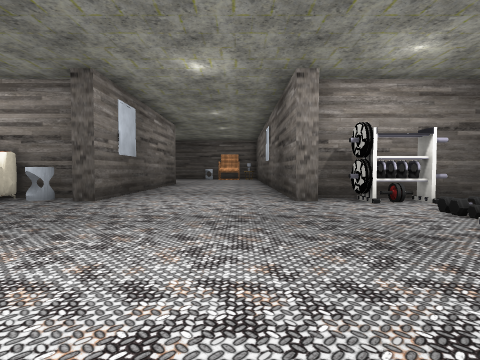
view 1 (above)

16 first-person views from a walk through a 3-D level made in the Unity game engine. The camera is 1.4 m above the floor, tilts 2° down and sees 80° across. The floor is counted in squares, 2 m on a side. Each view is taken from the middle of a square. On the plan, view 1 faces up. The plan holds only what a view shows up to about 10 squares ahead; the rest is blank. The place goes on beyond the plan. Some surface patterns are stand-ins.

view 2
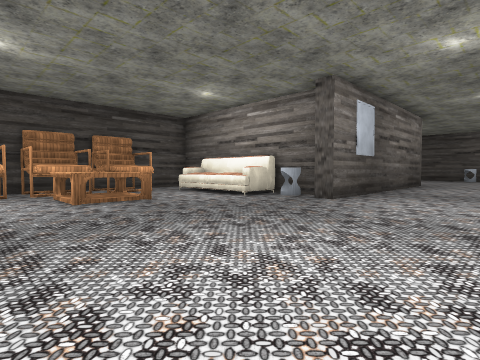

view 3
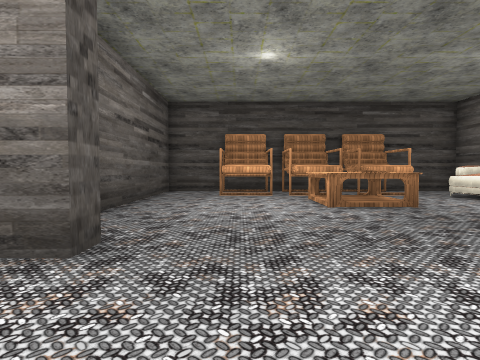

view 4
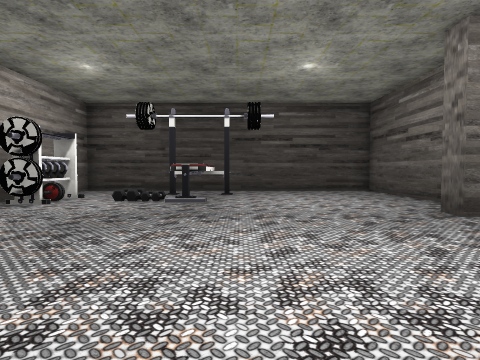

view 5
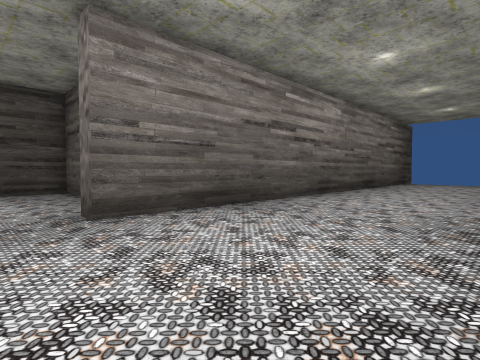

view 6
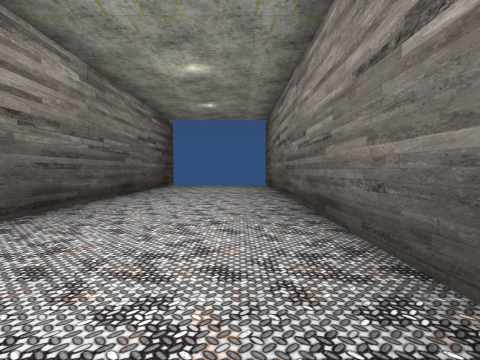

view 7
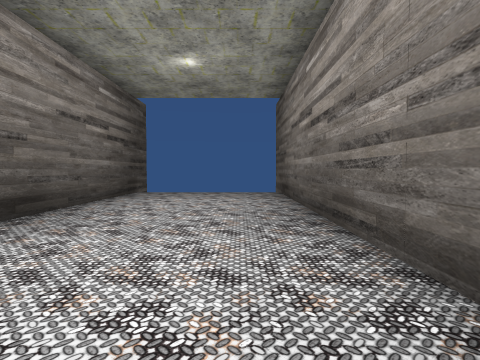

view 8
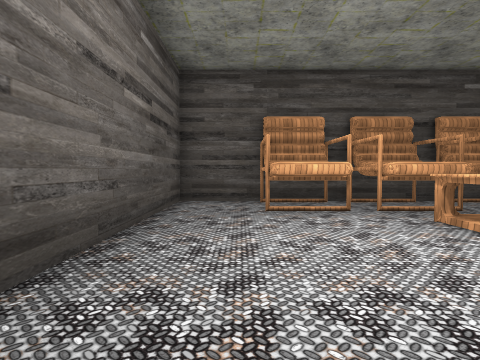

view 9
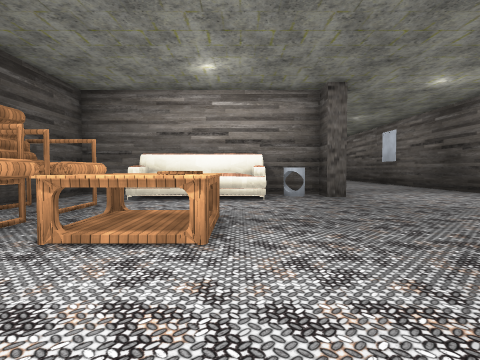

view 10
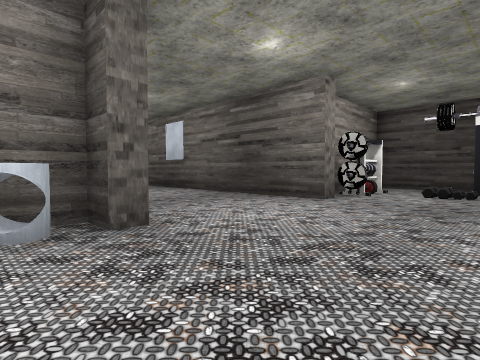

view 11
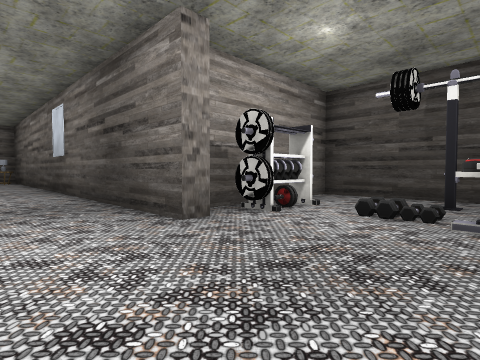

view 12
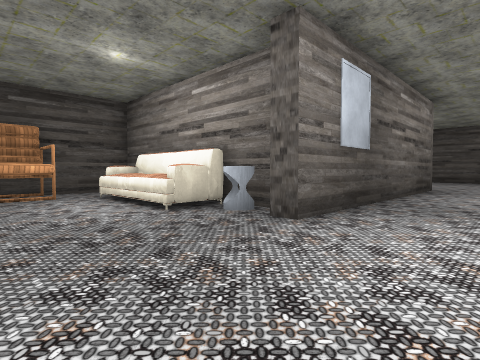

view 13
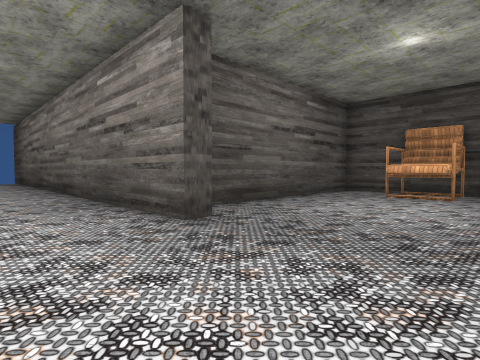

view 14
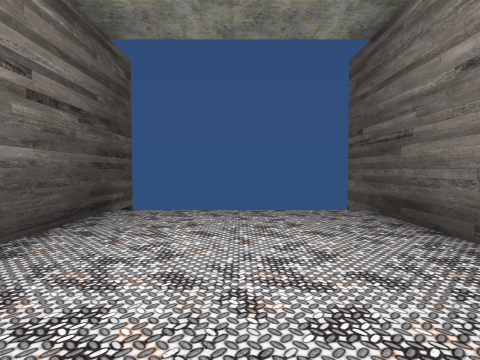

view 15
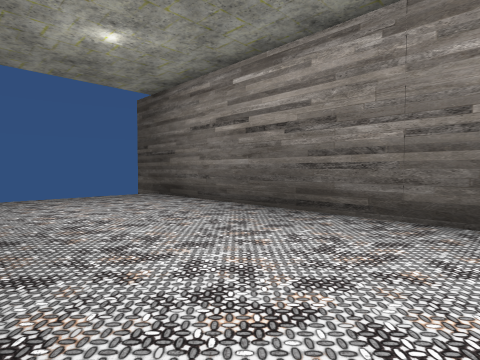

view 16
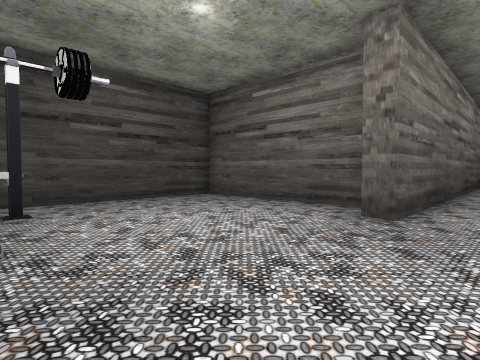

### Floor plan
Points are (right, up) in squares from view 1. A wall is a line through its corners. A room is listed if a view was taken in it or the views show most of it. See-through windows are left out.
Room 1 (views 1, 2, 3, 4, 5, 6, 7, 8, 9, 10, 11, 12, 13, 14, 15, 16)
walls: (-3.8, -1.3) (-3.3, -1.3) (-3.3, -16.5); (2.1, -2.4) (6.6, -2.4) (6.6, 7.1) (1.9, 7.1); (-5.4, 6.4) (-8.4, 6.4) (-8.3, 5.7); (-4.7, 6.9) (-4.9, 6.4); (1.9, 6.4) (1.2, 6.4) (1.2, 11.5); (-5.3, 6.8) (-5.6, 5.6); (-5.4, 6.8) (-5.4, 5.6); (-5.4, 6.9) (-5.2, 5.6) (-8.7, 5.6); (-9, 7.1) (-10.5, 7.1) (-10.5, -2.4) (-4.5, -2.4); (-3.3, 11.5) (-3.3, 6.4) (-3.7, 6.4) (-3.7, 7.1) (-5.8, 7.1); (1.2, -16.5) (1.2, -1.3) (1.8, -1.3)
objects: other object (-10, 0) to (-9, 1); other object (-10, 2) to (-9, 2); other object (-10, 3) to (-9, 4); other object (-8, 2) to (-7, 3); other object (2, 6); other object (3, 3) to (5, 4); other object (3, 5); other object (3, 6); other object (4, 3) to (5, 4); other object (4, 6)

Positions as (right, up) in squares from view 1, and headings:
1: (0, 0), facing up
2: (0, 0), facing up-left
3: (-1, 0), facing left
4: (-3, 2), facing right
5: (-3, 0), facing down-right
6: (-2, -3), facing down
7: (-2, -7), facing down
8: (-4, -1), facing left
9: (-6, -1), facing up
10: (-5, 3), facing up-right
11: (-1, 3), facing up-right
12: (-1, 3), facing up-left
13: (-1, 2), facing down-left
14: (-1, -11), facing down
15: (1, -8), facing down-left
16: (0, 3), facing down-right
